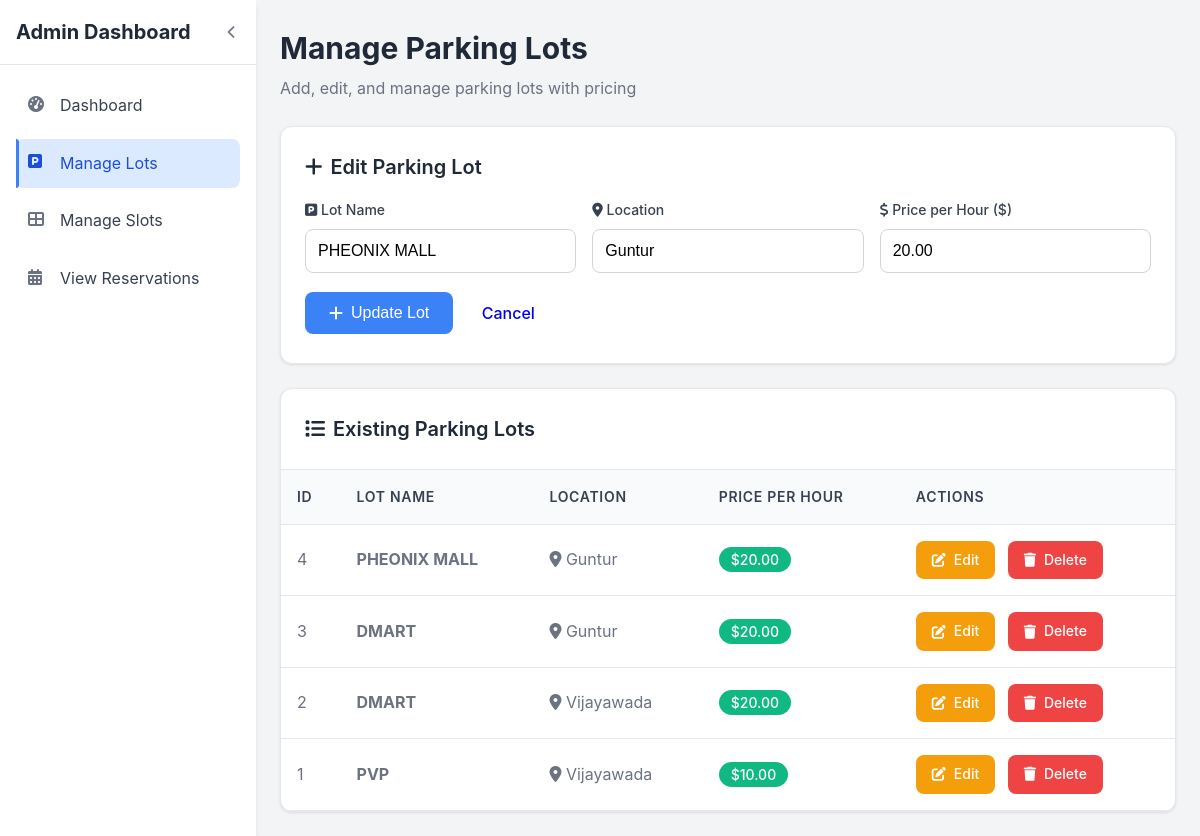
/manage_lots.php?edit=4, run on the app's committed database.
### tables this page shows
CREATE TABLE `parking_lots` (
  `id` int(11) NOT NULL,
  `lot_name` varchar(100) DEFAULT NULL,
  `location` varchar(255) DEFAULT NULL,
  `price_per_hour` decimal(10,2) DEFAULT 0.00
);

### manage_lots.php (the view, shortened to what this page needs)
<?php
require '../config/db.php';
$edit_lot = null;
if (isset($_GET['edit'])) {
    $edit_id = intval($_GET['edit']);
    $res = $conn->query("SELECT * FROM parking_lots WHERE id = $edit_id");
    if ($res && $res->num_rows > 0) {
        $edit_lot = $res->fetch_assoc();
    }
}
$res = $conn->query("SELECT * FROM parking_lots ORDER BY id DESC");
?>
<!DOCTYPE html>
<html lang="en">
<head>
    <link href="https://cdnjs.cloudflare.com/ajax/libs/font-awesome/6.0.0/css/all.min.css" rel="stylesheet">
</head>
<body>
    <div class="dashboard-container">
        <aside class="sidebar" id="sidebar">
            <div class="sidebar-header">
                <h1 class="sidebar-title" id="sidebarTitle">Admin Dashboard</h1>
                <button class="sidebar-toggle" id="sidebarToggle">
                    <i class="fas fa-chevron-left" id="toggleIcon"></i>
                </button>
            </div>
            <nav class="sidebar-nav">
                <ul class="nav-list">
                    <li class="nav-item">
                        <a href="index.php" class="nav-link">
                            <i class="fas fa-tachometer-alt nav-icon"></i>
                            <span class="nav-text">Dashboard</span>
                        </a>
                    </li>
                    <li class="nav-item">
                        <a href="manage_lots.php" class="nav-link active">
                            <i class="fas fa-parking nav-icon"></i>
                            <span class="nav-text">Manage Lots</span>
                        </a>
                    </li>
                    <li class="nav-item">
                        <a href="manage_slots.php" class="nav-link">
                            <i class="fas fa-th-large nav-icon"></i>
                            <span class="nav-text">Manage Slots</span>
                        </a>
                    </li>
                    <li class="nav-item">
                        <a href="view_reservations.php" class="nav-link">
                            <i class="fas fa-calendar-alt nav-icon"></i>
                            <span class="nav-text">View Reservations</span>
                        </a>
                    </li>
                </ul>
            </nav>
        </aside>
        <main class="main-content">
            <div class="content-header">
                <h2 class="page-title">Manage Parking Lots</h2>
                <p class="page-subtitle">Add, edit, and manage parking lots with pricing</p>
            </div>
            <div class="form-container">
                <div class="form-title">
                    <i class="fas fa-plus"></i> <?php echo $edit_lot ? 'Edit Parking Lot' : 'Add Parking Lot'; ?>
                </div>
                <form method="post">
                    <div class="form-grid">
                        <div class="form-group">
                            <label class="form-label" for="lot">
                                <i class="fas fa-parking"></i> Lot Name
                            </label>
                            <input
                                type="text"
                                id="lot"
                                name="lot"
                                class="form-input"
                                placeholder="Enter lot name (e.g., Main Parking)"
                                value="<?php echo $edit_lot ? htmlspecialchars($edit_lot['lot_name']) : ''; ?>"
                                required
                            >
                        </div>
                        <div class="form-group">
                            <label class="form-label" for="location">
                                <i class="fas fa-map-marker-alt"></i> Location
                            </label>
                            <input
                                type="text"
                                id="location"
                                name="location"
                                class="form-input"
                                placeholder="Enter location (e.g., Building A)"
                                value="<?php echo $edit_lot ? htmlspecialchars($edit_lot['location']) : ''; ?>"
                                required
                            >
                        </div>
                        <div class="form-group">
                            <label class="form-label" for="price">
                                <i class="fas fa-dollar-sign"></i> Price per Hour ($)
                            </label>
                            <input
                                type="number"
                                id="price"
                                name="price"
                                class="form-input"
                                placeholder="Enter price (e.g., 5.00)"
                                step="0.01"
                                min="0"
                                value="<?php echo $edit_lot ? htmlspecialchars($edit_lot['price_per_hour']) : ''; ?>"
                                required
                            >
                        </div>
                    </div>
                    <button type="submit" name="<?php echo $edit_lot ? 'update' : 'submit'; ?>" class="btn btn-primary">
                        <i class="fas fa-plus"></i>
                        <?php echo $edit_lot ? 'Update Lot' : 'Add Parking Lot'; ?>
                    </button>
                    <?php if ($edit_lot): ?>
                        <a href="manage_lots.php" class="btn btn-outline">Cancel</a>
                    <?php endif; ?>
                </form>
            </div>
            <div class="table-container">
                <div class="table-header">
                    <h3 class="table-title">
                        <i class="fas fa-list"></i>
                        Existing Parking Lots
                    </h3>
                </div>
                <?php if ($res && $res->num_rows > 0): ?>
                    <table class="table">
                        <thead>
                            <tr>
                                <th>ID</th>
                                <th>Lot Name</th>
                                <th>Location</th>
                                <th>Price per Hour</th>
                                <th>Actions</th>
                            </tr>
                        </thead>
                        <tbody>
                            <?php while ($row = $res->fetch_assoc()): ?>
                                <tr>
                                    <td><?php echo htmlspecialchars($row['id']); ?></td>
                                    <td>
                                        <strong><?php echo htmlspecialchars($row['lot_name']); ?></strong>
                                    </td>
                                    <td>
                                        <i class="fas fa-map-marker-alt"></i>
                                        <?php echo htmlspecialchars($row['location']); ?>
                                    </td>
                                    <td>
                                        <span class="price-tag">
                                            $<?php echo number_format($row['price_per_hour'], 2); ?>
                                        </span>
                                    </td>
                                    <td>
                                        <a href="?edit=<?php echo $row['id']; ?>" class="btn btn-edit">
                                            <i class="fas fa-edit"></i> Edit
                                        </a>
                                        <a href="?delete=<?php echo $row['id']; ?>"
                                           class="btn btn-danger"
                                           onclick="return confirm('Are you sure you want to delete this parking lot?')">
                                            <i class="fas fa-trash"></i> Delete
                                        </a>
                                    </td>
                                </tr>
                            <?php endwhile; ?>
                        </tbody>
                    </table>
                <?php endif; ?>
            </div>
        </main>
    </div>
</body>
</html>

### manage_lots.php (style rules this page uses)
* { margin: 0; padding: 0; box-sizing: border-box; }
body { font-family: -apple-system, BlinkMacSystemFont, "Segoe UI", Roboto, Oxygen, Ubuntu, Cantarell, sans-serif; background-color: #f3f4f6; color: #374151; line-height: 1.6; }
.dashboard-container { display: flex; min-height: 100vh; }
.sidebar { background-color: #ffffff; width: 256px; box-shadow: 0 4px 6px -1px rgba(0, 0, 0, 0.1); transition: width 0.3s ease-in-out; position: relative; z-index: 10; }
.sidebar-header { display: flex; align-items: center; justify-content: space-between; padding: 1rem; border-bottom: 1px solid #e5e7eb; }
.sidebar-title { font-size: 1.25rem; font-weight: 700; color: #1f2937; transition: all 0.3s ease; }
.sidebar-toggle { background: none; border: none; padding: 0.25rem; border-radius: 50%; cursor: pointer; color: #6b7280; transition: background-color 0.2s ease; }
.sidebar-nav { padding: 1rem; }
.nav-list { list-style: none; display: flex; flex-direction: column; gap: 0.5rem; }
.nav-link { display: flex; align-items: center; gap: 0.75rem; padding: 0.75rem; color: #374151; text-decoration: none; border-radius: 0.5rem; transition: all 0.2s ease; position: relative; }
.nav-link.active { background-color: #dbeafe; color: #1d4ed8; }
.nav-link.active::before { content: ""; position: absolute; left: 0; top: 0; height: 100%; width: 3px; background-color: #3b82f6; border-radius: 0 3px 3px 0; }
.nav-icon { width: 20px; height: 20px; color: #6b7280; flex-shrink: 0; }
.nav-link.active .nav-icon { color: #1d4ed8; }
.nav-text { transition: opacity 0.3s ease; }
.main-content { flex: 1; padding: 1.5rem; overflow-y: auto; }
.content-header { margin-bottom: 1.5rem; }
.page-title { font-size: 1.875rem; font-weight: 700; color: #1f2937; margin-bottom: 0.25rem; }
.page-subtitle { color: #6b7280; font-size: 1rem; }
.form-container { background-color: #ffffff; padding: 1.5rem; border-radius: 0.75rem; box-shadow: 0 1px 3px 0 rgba(0, 0, 0, 0.1); border: 1px solid #e5e7eb; margin-bottom: 1.5rem; }
.form-title { font-size: 1.25rem; font-weight: 600; color: #1f2937; margin-bottom: 1rem; display: flex; align-items: center; gap: 0.5rem; }
.form-grid { display: grid; grid-template-columns: repeat(auto-fit, minmax(250px, 1fr)); gap: 1rem; margin-bottom: 1rem; }
.form-group { display: flex; flex-direction: column; }
.form-label { font-weight: 500; color: #374151; margin-bottom: 0.5rem; font-size: 0.875rem; }
.form-input { padding: 0.75rem; border: 1px solid #d1d5db; border-radius: 0.5rem; font-size: 1rem; transition: all 0.2s ease; background-color: #ffffff; }
.btn { padding: 0.75rem 1.5rem; border-radius: 0.5rem; border: none; cursor: pointer; font-weight: 500; font-size: 1rem; transition: all 0.2s ease; text-decoration: none; display: inline-flex; align-items: center; gap: 0.5rem; justify-content: center; }
.btn-primary { background-color: #3b82f6; color: white; }
.btn-danger { background-color: #ef4444; color: white; padding: 0.5rem 1rem; font-size: 0.875rem; }
.btn-edit { background-color: #f59e0b; color: white; padding: 0.5rem 1rem; font-size: 0.875rem; margin-right: 0.5rem; }
.table-container { background-color: #ffffff; border-radius: 0.75rem; box-shadow: 0 1px 3px 0 rgba(0, 0, 0, 0.1); border: 1px solid #e5e7eb; overflow: hidden; }
.table-header { padding: 1.5rem; border-bottom: 1px solid #e5e7eb; display: flex; justify-content: space-between; align-items: center; }
.table-title { font-size: 1.25rem; font-weight: 600; color: #1f2937; display: flex; align-items: center; gap: 0.5rem; }
.table { width: 100%; border-collapse: collapse; }
.table th, .table td { padding: 1rem; text-align: left; border-bottom: 1px solid #e5e7eb; }
.table th { background-color: #f9fafb; font-weight: 600; color: #374151; font-size: 0.875rem; text-transform: uppercase; letter-spacing: 0.05em; }
.table td { color: #6b7280; }
.price-tag { background-color: #10b981; color: white; padding: 0.25rem 0.75rem; border-radius: 1rem; font-size: 0.875rem; font-weight: 500; }

### data on the page
parking_lots: lot "PHEONIX MALL", location "Guntur", price "20.00", id "4", lot_name "PHEONIX MALL", price_per_hour "20.00"
parking_lots: id "3", lot_name "DMART", location "Guntur", price_per_hour "20.00"
parking_lots: id "2", lot_name "DMART", location "Vijayawada", price_per_hour "20.00"
parking_lots: id "1", lot_name "PVP", location "Vijayawada", price_per_hour "10.00"
